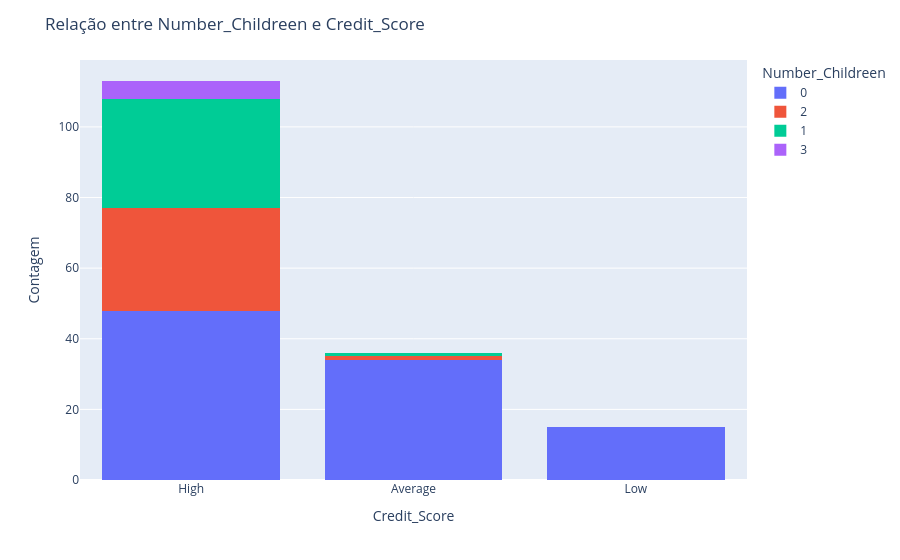

This figure's notebook cell:
### Code cell
#Análise de gênero e crédito (categ. x numer.).

fig = px.histogram(df, x='Credit_Score', color='Number_Childreen', barmode='stack')

# Layout
fig.update_layout(title='Relação entre Number_Childreen e Credit_Score',
                  xaxis_title='Credit_Score',
                  yaxis_title='Contagem',
                  legend_title='Number_Childreen')
fig.show()

### Figure 1 — Plotly figure (JSON) as saved in the notebook; plotly's stock layout.template omitted (floating-point values rounded to 4 significant figures)
{"data": [{"bingroup": "x", "hovertemplate": "Number_Childreen=0<br>Credit_Score=%{x}<br>count=%{y}<extra></extra>", "legendgroup": "0", "marker": {"color": "#636efa", "pattern": {"shape": ""}}, "name": "0", "orientation": "v", "showlegend": true, "type": "histogram", "x": ["High", "High", "High", "Average", "Average", "High", "High", "Low", "Average", "High", "High", "Low", "Average", "High", "High", "Low", "Average", "High", "Average", "High", "High", "Average", "Average", "High", "High", "Low", "Average", "High", "High", "Low", "Average", "High", "High", "Low", "Average", "High", "Average", "Average", "High", "High", "Average", "Average", "High", "High", "Low", "Average", "High", "High", "Low", "Average", "High", "High", "Low", "Average", "High", "Average", "Average", "High", "High", "Average", "Average", "High", "High", "Low", "Average", "High", "High", "Low", "Average", "High", "High", "Low", "Average", "High", "Average", "Average", "Average", "High", "High", "Average", "High", "High", "Average", "Average", "High", "High", "Low", "Average", "High", "High", "Low", "Average", "High", "High", "Low", "Average", "High"], "xaxis": "x", "yaxis": "y"}, {"bingroup": "x", "hovertemplate": "Number_Childreen=2<br>Credit_Score=%{x}<br>count=%{y}<extra></extra>", "legendgroup": "2", "marker": {"color": "#EF553B", "pattern": {"shape": ""}}, "name": "2", "orientation": "v", "showlegend": true, "type": "histogram", "x": ["High", "High", "High", "High", "High", "High", "High", "High", "High", "High", "High", "High", "High", "High", "High", "High", "High", "High", "High", "High", "High", "High", "High", "High", "Average", "High", "High", "High", "High", "High"], "xaxis": "x", "yaxis": "y"}, {"bingroup": "x", "hovertemplate": "Number_Childreen=1<br>Credit_Score=%{x}<br>count=%{y}<extra></extra>", "legendgroup": "1", "marker": {"color": "#00cc96", "pattern": {"shape": ""}}, "name": "1", "orientation": "v", "showlegend": true, "type": "histogram", "x": ["High", "High", "High", "High", "High", "High", "High", "High", "High", "High", "High", "High", "High", "High", "High", "High", "High", "High", "High", "High", "High", "High", "High", "High", "High", "Average", "High", "High", "High", "High", "High", "High"], "xaxis": "x", "yaxis": "y"}, {"bingroup": "x", "hovertemplate": "Number_Childreen=3<br>Credit_Score=%{x}<br>count=%{y}<extra></extra>", "legendgroup": "3", "marker": {"color": "#ab63fa", "pattern": {"shape": ""}}, "name": "3", "orientation": "v", "showlegend": true, "type": "histogram", "x": ["High", "High", "High", "High", "High"], "xaxis": "x", "yaxis": "y"}], "layout": {"barmode": "stack", "legend": {"title": {"text": "Number_Childreen"}, "tracegroupgap": 0}, "margin": {"t": 60}, "title": {"text": "Relação entre Number_Childreen e Credit_Score"}, "xaxis": {"anchor": "y", "domain": [0, 1], "title": {"text": "Credit_Score"}}, "yaxis": {"anchor": "x", "domain": [0, 1], "title": {"text": "Contagem"}}}}
